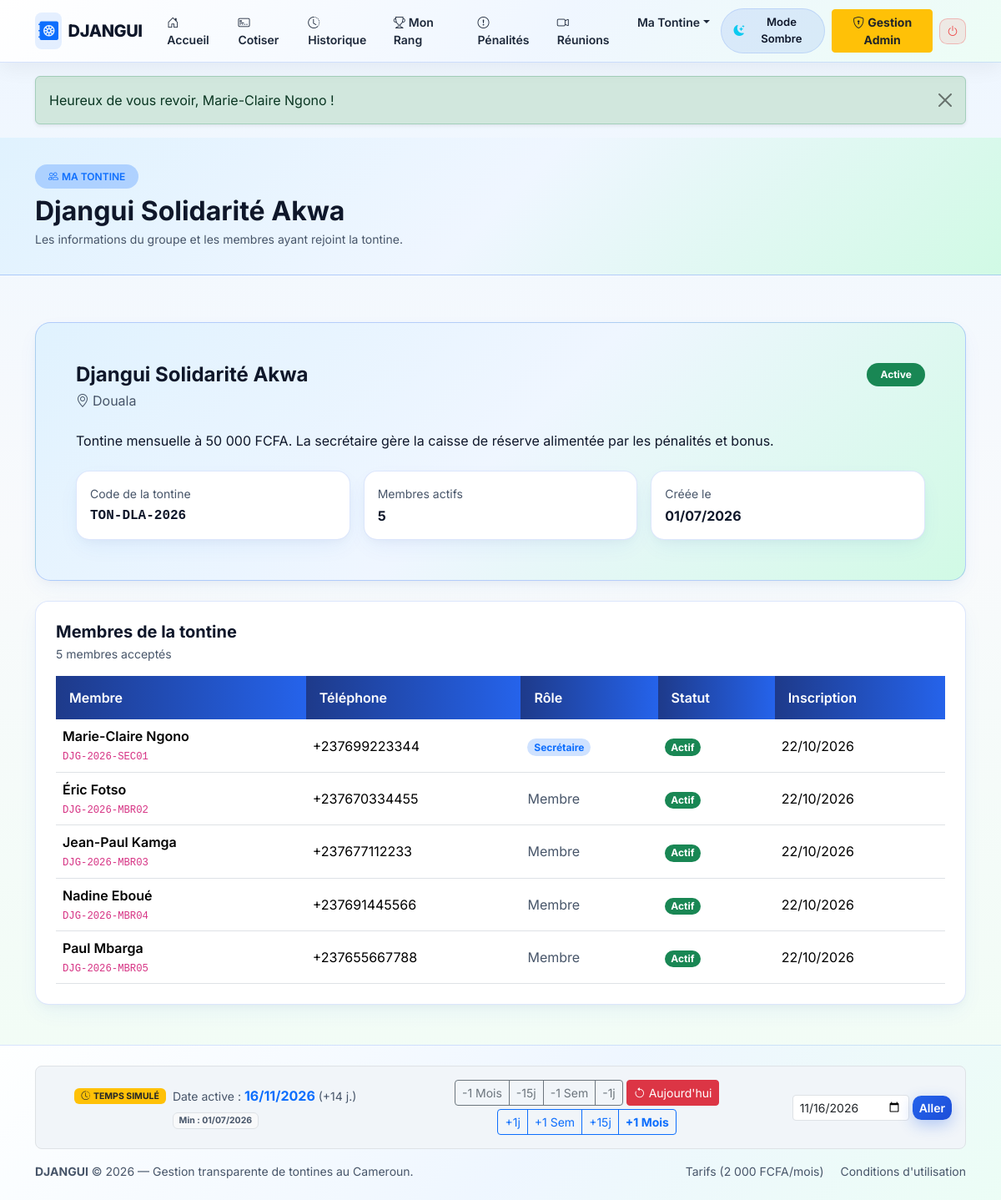
The page /member/tontine.php (signed in) on the database its author committed.
### tables this page shows
CREATE TABLE tontines (
    id INT UNSIGNED AUTO_INCREMENT PRIMARY KEY,
    code_tontine VARCHAR(20) NOT NULL,
    code_invitation VARCHAR(24) NOT NULL,
    nom VARCHAR(120) NOT NULL,
    description TEXT DEFAULT NULL,
    ville VARCHAR(80) NOT NULL DEFAULT 'Douala',
    devise CHAR(4) NOT NULL DEFAULT 'FCFA',
    solde_caisse_reserve DECIMAL(12,2) NOT NULL DEFAULT 0.00 COMMENT 'Caisse geree par l admin (penalites, bonus, reliquats)',
    statut ENUM('active', 'suspendue', 'fermee') NOT NULL DEFAULT 'active',
    date_debut_essai DATETIME NOT NULL,
    date_fin_essai DATETIME NOT NULL,
    statut_abonnement ENUM('essai', 'actif', 'expire') NOT NULL DEFAULT 'essai',
    abonnement_valide_jusqua DATETIME DEFAULT NULL,
    admin_id INT UNSIGNED NOT NULL COMMENT 'UNIQUE : 1 admin/secretaire ne gere qu une seule tontine',
    created_at DATETIME NOT NULL DEFAULT CURRENT_TIMESTAMP,
    updated_at DATETIME NOT NULL DEFAULT CURRENT_TIMESTAMP ON UPDATE CURRENT_TIMESTAMP,

    CONSTRAINT uq_tontines_code UNIQUE (code_tontine),
    CONSTRAINT uq_tontines_invitation UNIQUE (code_invitation),
    CONSTRAINT uq_tontines_admin UNIQUE (admin_id),
    CONSTRAINT chk_tontines_caisse CHECK (solde_caisse_reserve >= 0),
    CONSTRAINT fk_tontines_admin FOREIGN KEY (admin_id) REFERENCES users(id) ON DELETE RESTRICT ON UPDATE CASCADE,
    INDEX idx_tontines_statut (statut, statut_abonnement)
);

CREATE TABLE users (
    id INT UNSIGNED AUTO_INCREMENT PRIMARY KEY,
    code_public VARCHAR(24) NOT NULL COMMENT 'Identifiant public pour le QR Code (sans donnees sensibles)',
    username VARCHAR(50) NOT NULL,
    password_hash VARCHAR(255) NOT NULL,
    nom_complet VARCHAR(120) NOT NULL,
    telephone VARCHAR(20) NOT NULL,
    email VARCHAR(150) DEFAULT NULL,
    numero_cni VARCHAR(60) DEFAULT NULL COMMENT 'Donnee sensible visible uniquement par l admin',
    role ENUM('admin', 'member') NOT NULL DEFAULT 'member',
    statut_membre ENUM('actif', 'inactif', 'sorti') NOT NULL DEFAULT 'actif',
    statut_validation ENUM('en_attente', 'accepte', 'refuse') NOT NULL DEFAULT 'accepte',
    canal_paiement ENUM('momo', 'om', 'especes') NOT NULL DEFAULT 'momo',
    telephone_paiement VARCHAR(20) NOT NULL COMMENT 'Numero MoMo/OM qui envoie les cotisations et recoit le pot',
    tentatives_echouees TINYINT UNSIGNED NOT NULL DEFAULT 0,
    blocage_jusqua DATETIME DEFAULT NULL,
    reset_token VARCHAR(100) DEFAULT NULL,
    reset_expire_at DATETIME DEFAULT NULL,
    tontine_id INT UNSIGNED DEFAULT NULL COMMENT '1 seule tontine autorisee par compte',
    created_at DATETIME NOT NULL DEFAULT CURRENT_TIMESTAMP,
    updated_at DATETIME NOT NULL DEFAULT CURRENT_TIMESTAMP ON UPDATE CURRENT_TIMESTAMP,

    CONSTRAINT uq_users_code_public UNIQUE (code_public),
    CONSTRAINT uq_users_username UNIQUE (username),
    CONSTRAINT uq_users_telephone UNIQUE (telephone),
    CONSTRAINT uq_users_email UNIQUE (email),
    INDEX idx_users_tontine_statut (tontine_id, statut_membre)
);

### includes/functions.php (called while the page is built, shortened)
<?php
function e($texte) {
    return htmlspecialchars((string)$texte, ENT_QUOTES, 'UTF-8');
}

### member/tontine.php (the view, shortened to what this page needs)
<?php
require_once __DIR__ . '/../includes/functions.php';
$tontine_id = (int)($_SESSION['tontine_id'] ?? 0);
$stmtTontine = $pdo->prepare("
    SELECT nom, code_tontine, description, ville, devise, statut, created_at
    FROM tontines
    WHERE id = ?
    LIMIT 1
");
$stmtTontine->execute([$tontine_id]);
$tontine = $stmtTontine->fetch();
$stmtMembres = $pdo->prepare("
    SELECT nom_complet, telephone, role, statut_membre, code_public, created_at
    FROM users
    WHERE tontine_id = ? AND statut_validation = 'accepte'
    ORDER BY (role = 'admin') DESC,
             CASE statut_membre WHEN 'actif' THEN 0 WHEN 'inactif' THEN 1 ELSE 2 END,
             nom_complet ASC
");
$stmtMembres->execute([$tontine_id]);
$membres = $stmtMembres->fetchAll();
$nb_actifs = count(array_filter($membres, static function ($membre) {
    return $membre['statut_membre'] === 'actif';
}));
$statuts_tontine = [
    'active' => ['label' => 'Active', 'badge' => 'success'],
    'suspendue' => ['label' => 'Suspendue', 'badge' => 'warning text-dark'],
    'fermee' => ['label' => 'Fermée', 'badge' => 'secondary'],
];
$statut_tontine = $statuts_tontine[$tontine['statut']] ?? ['label' => ucfirst($tontine['statut']), 'badge' => 'secondary'];
require_once __DIR__ . '/../includes/header.php';
require_once __DIR__ . '/../includes/navbar.php';
?>
<div class="page-header-dark">
    <div class="container">
        <span class="badge bg-primary bg-opacity-25 text-primary px-3 py-2 rounded-pill fw-semibold mb-2">
            <i class="bi bi-people me-1"></i>MA TONTINE
        </span>
        <h1 class="fw-bold h2 mb-1"><?= e($tontine['nom']) ?></h1>
        <p class="text-muted small mb-0">Les informations du groupe et les membres ayant rejoint la tontine.</p>
    </div>
</div>
<main class="container pb-5">
    <section class="card-accent-djangui p-4 p-md-5 mt-4" aria-labelledby="tontine-title">
        <div class="d-flex flex-wrap justify-content-between align-items-start gap-3 mb-4">
            <div>
                <h2 id="tontine-title" class="h4 fw-bold mb-1"><?= e($tontine['nom']) ?></h2>
                <p class="text-muted mb-0"><i class="bi bi-geo-alt me-1"></i><?= e($tontine['ville']) ?></p>
            </div>
            <span class="badge bg-<?= e($statut_tontine['badge']) ?> rounded-pill px-3 py-2"><?= e($statut_tontine['label']) ?></span>
        </div>
        <?php if (!empty($tontine['description'])): ?>
            <p class="mb-4"><?= nl2br(e($tontine['description'])) ?></p>
        <?php else: ?>
            <p class="text-muted small mb-4">Aucune description n’a été renseignée pour cette tontine.</p>
        <?php endif; ?>
        <div class="row g-3">
            <div class="col-sm-6 col-lg-4">
                <div class="card card-djangui p-3 h-100">
                    <div class="text-muted small">Code de la tontine</div>
                    <div class="fw-bold font-monospace mt-1"><?= e($tontine['code_tontine']) ?></div>
                </div>
            </div>
            <div class="col-sm-6 col-lg-4">
                <div class="card card-djangui p-3 h-100">
                    <div class="text-muted small">Membres actifs</div>
                    <div class="fw-bold mt-1"><?= $nb_actifs ?></div>
                </div>
            </div>
            <div class="col-sm-6 col-lg-4">
                <div class="card card-djangui p-3 h-100">
                    <div class="text-muted small">Créée le</div>
                    <div class="fw-bold mt-1"><?= date('d/m/Y', strtotime($tontine['created_at'])) ?></div>
                </div>
            </div>
        </div>
    </section>
    <section class="card card-djangui p-4 mt-4" aria-labelledby="membres-title">
        <div class="d-flex flex-wrap justify-content-between align-items-center gap-2 mb-3">
            <div>
                <h2 id="membres-title" class="h5 fw-bold mb-1">Membres de la tontine</h2>
                <p class="text-muted small mb-0"><?= count($membres) ?> membre<?= count($membres) > 1 ? 's' : '' ?> accepté<?= count($membres) > 1 ? 's' : '' ?></p>
            </div>
        </div>
        <?php if (empty($membres)): ?>
            <div class="p-4 rounded-3 box-adaptive text-center text-muted">
                <i class="bi bi-people fs-2 d-block mb-2"></i>
                Aucun membre accepté pour le moment.
            </div>
        <?php else: ?>
            <div class="table-responsive">
                <table class="table table-djangui align-middle mb-0">
                    <thead>
                        <tr>
                            <th>Membre</th>
                            <th>Téléphone</th>
                            <th>Rôle</th>
                            <th>Statut</th>
                            <th>Inscription</th>
                        </tr>
                    </thead>
                    <tbody>
                        <?php foreach ($membres as $membre): ?>
                            <?php
                                $badge_statut = match ($membre['statut_membre']) {
                                    'actif' => 'success',
                                    'inactif' => 'warning text-dark',
                                    default => 'secondary',
                                };
                            ?>
                            <tr>
                                <td>
                                    <div class="fw-semibold"><?= e($membre['nom_complet']) ?></div>
                                    <div class="small text-muted"><code><?= e($membre['code_public']) ?></code></div>
                                </td>
                                <td><?= e($membre['telephone']) ?></td>
                                <td>
                                    <?php if ($membre['role'] === 'admin'): ?>
                                        <span class="badge bg-primary-subtle text-primary rounded-pill">Secrétaire</span>
                                    <?php else: ?>
                                        <span class="text-muted">Membre</span>
                                    <?php endif; ?>
                                </td>
                                <td><span class="badge bg-<?= e($badge_statut) ?> rounded-pill"><?= e(ucfirst($membre['statut_membre'])) ?></span></td>
                                <td><?= date('d/m/Y', strtotime($membre['created_at'])) ?></td>
                            </tr>
                        <?php endforeach; ?>
                    </tbody>
                </table>
            </div>
        <?php endif; ?>
    </section>
</main>
<?php require_once __DIR__ . '/../includes/footer.php'; ?>

### assets/css/style.css (style rules this page uses)
:root, [data-theme="light"] { --dj-bg-body: #f4f8fb; --dj-bg-body-gradient: linear-gradient(180deg, #eef6ff 0%, #f8fafc 45%, #f0fdf4 100%); --dj-bg-card: #fff; --dj-bg-section-alt: linear-gradient(135deg, #ffffff 0%, #f0f7ff 60%, #ecfdf5 100%); --dj-bg-box: #f1f5f9; --dj-text-main: #0f172a; --dj-text-muted: #475569; --dj-border-color: rgba(37, 99, 235, 0.16); --dj-navbar-bg: linear-gradient(135deg, rgba(255, 255, 255, 0.96) 0%, rgba(239, 246, 255, 0.96) 55%, rgba(236, 253, 245, 0.96) 100%); --dj-navbar-border: rgba(37, 99, 235, 0.18); --dj-navbar-shadow: 0 6px 24px rgba(15, 23, 42, 0.06); --dj-nav-link: #1e293b; --dj-nav-link-hover-bg: rgba(37, 99, 235, 0.10); --dj-nav-link-active: #2563eb; --dj-brand-text: #0f172a; --dj-hero-overlay: linear-gradient(125deg, rgba(255, 255, 255, 0.93) 0%, rgba(224, 242, 254, 0.88) 52%, rgba(209, 250, 229, 0.84) 100%); --dj-hero-title: #0f172a; --dj-hero-subtitle: #1e293b; --dj-hero-shadow: 0 2px 10px rgba(255, 255, 255, 0.8); --dj-hero-badge-bg: rgba(37, 99, 235, 0.10); --dj-hero-badge-border: rgba(37, 99, 235, 0.30); --dj-hero-invite-bg: rgba(255, 255, 255, 0.88); --dj-hero-invite-border: rgba(37, 99, 235, 0.25); --dj-phone-frame: linear-gradient(145deg, #ffffff 0%, #e2e8f0 100%); --dj-phone-border: #cbd5e1; --dj-phone-screen: #f8fafc; --dj-phone-tx-bg: #ffffff; --dj-phone-pot-bg: linear-gradient(135deg, #2563eb 0%, #0284c7 60%, #059669 100%); --dj-accent-card-bg: linear-gradient(135deg, #e0f2fe 0%, #eff6ff 50%, #d1fae5 100%); --dj-accent-card-border: rgba(37, 99, 235, 0.28); --dj-accent-card-text: #0f172a; --dj-accent-subbox-bg: rgba(255, 255, 255, 0.85); --dj-card-shadow: 0 10px 28px -6px rgba(37, 99, 235, 0.08), 0 4px 12px -3px rgba(15, 23, 42, 0.04); --dj-hover-shadow: 0 20px 38px -8px rgba(37, 99, 235, 0.22); --dj-table-head-bg: linear-gradient(90deg, #1e3a8a 0%, #2563eb 100%); --dj-table-head-text: #ffffff; --dj-blue: #2563eb; --dj-emerald: #059669; }
body { background: var(--dj-bg-body-gradient); background-color: var(--dj-bg-body); color: var(--dj-text-main); font-family: 'Inter', system-ui, -apple-system, sans-serif; min-height: 100vh; display: flex; flex-direction: column; transition: background 0.3s ease, color 0.25s ease; overflow-x: hidden; }
.text-muted { color: var(--dj-text-muted) !important; }
.card-djangui { background-color: var(--dj-bg-card); color: var(--dj-text-main); border: 1px solid var(--dj-border-color); border-radius: 1rem; box-shadow: var(--dj-card-shadow); transition: transform 0.28s ease, box-shadow 0.28s ease, border-color 0.28s ease, background-color 0.25s ease; }
.card-dark-djangui, .card-accent-djangui { background: var(--dj-accent-card-bg); color: var(--dj-accent-card-text); border: 1px solid var(--dj-accent-card-border); border-radius: 1.15rem; box-shadow: var(--dj-card-shadow); transition: all 0.28s ease; }
.page-header-dark { background: var(--dj-accent-card-bg); color: var(--dj-accent-card-text); padding: 2rem 0; margin-bottom: 2rem; border-bottom: 1px solid var(--dj-accent-card-border); }
.table-djangui thead th { background: var(--dj-table-head-bg); color: var(--dj-table-head-text); font-weight: 600; border: none; padding: 0.9rem 1rem; }

### rows shown on the page
tontines: nom "Djangui Solidarité Akwa", ville "Douala", statut "Active", description "Tontine mensuelle à 50 000 FCFA. La secrétaire gère la caisse de réserve alimentée par les pénalités et bonus.", code_tontine "TON-DLA-2026", created_at "01/07/2026"
users: nom_complet "Marie-Claire Ngono", code_public "DJG-2026-SEC01", telephone "+237699223344", role "Secrétaire", statut_membre "Actif", created_at "22/10/2026"
users: nom_complet "Éric Fotso", code_public "DJG-2026-MBR02", telephone "+237670334455", role "Membre", statut_membre "Actif", created_at "22/10/2026"
users: nom_complet "Jean-Paul Kamga", code_public "DJG-2026-MBR03", telephone "+237677112233", role "Membre", statut_membre "Actif", created_at "22/10/2026"
users: nom_complet "Nadine Eboué", code_public "DJG-2026-MBR04", telephone "+237691445566", role "Membre", statut_membre "Actif", created_at "22/10/2026"
users: nom_complet "Paul Mbarga", code_public "DJG-2026-MBR05", telephone "+237655667788", role "Membre", statut_membre "Actif", created_at "22/10/2026"

### other values the page prints
$_SESSION['flash_texte'] "Heureux de vous revoir, Marie-Claire Ngono !"
$nb_actifs "5"
count($membres) "5"
$date_sim_str "16/11/2026"
$jours_ecart "14"
$date_min_str "01/07/2026"
date_actuelle('Y') "2026"
